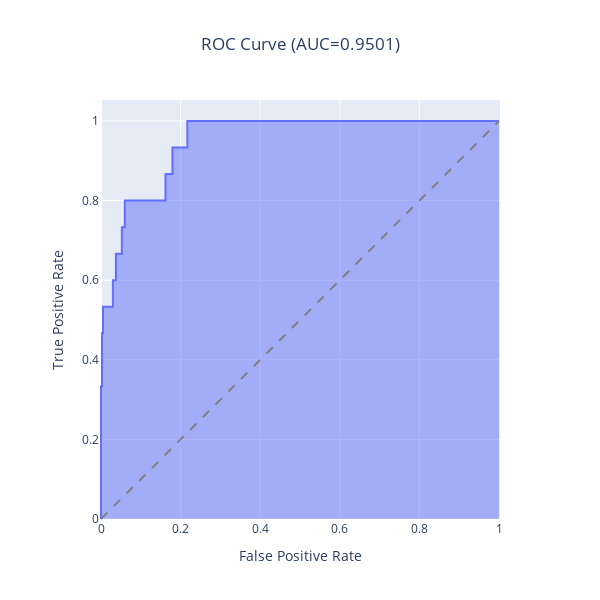

Here is the notebook cell this chart was saved with:
### Code cell
# CREATE ROC CURVE TO SELECT THRESHOLD p

from eppi_text_classification.predict import predict_scores
from eppi_text_classification.plotly_roc import plotly_roc

y_test_pred_probs = predict_scores(model, X_test)
# y_test_pred_probs = model.predict(X_test)
plotly_roc(y_test, y_test_pred_probs)

### Figure 1 — Plotly figure (JSON) as saved in the notebook; plotly's stock layout.template omitted (floating-point values rounded to 4 significant figures)
{"data": [{"customdata": [["inf"], ["15.18"], ["5.518"], ["4.859"], ["0.04137"], ["-0.1422"], ["-1.569"], ["-4.997"], ["-5.254"], ["-6.461"], ["-6.794"], ["-8.012"], ["-8.029"], ["-8.335"], ["-8.476"], ["-13.59"], ["-13.6"], ["-13.9"], ["-13.91"], ["-14.99"], ["-15.01"], ["-20.76"], ["-20.77"], ["-22.97"], ["-23.03"], ["-23.7"], ["-23.77"], ["-29.99"]], "fillpattern": {"shape": ""}, "hovertemplate": "False Positive Rate=%{x}<br>True Positive Rate=%{y}<br>Threshold=%{customdata[0]}<extra></extra>", "legendgroup": "", "line": {"color": "#636efa"}, "marker": {"symbol": "circle"}, "mode": "lines", "name": "", "orientation": "v", "showlegend": false, "stackgroup": "1", "type": "scatter", "x": [0, 0, 0, 0.002494, 0.002494, 0.004988, 0.004988, 0.02993, 0.02993, 0.03741, 0.03741, 0.05237, 0.05237, 0.05985, 0.05985, 0.1621, 0.1621, 0.1796, 0.1796, 0.217, 0.217, 0.6309, 0.6409, 0.7506, 0.7581, 0.803, 0.8329, 1], "xaxis": "x", "y": [0, 0.1333, 0.3333, 0.3333, 0.4667, 0.4667, 0.5333, 0.5333, 0.6, 0.6, 0.6667, 0.6667, 0.7333, 0.7333, 0.8, 0.8, 0.8667, 0.8667, 0.9333, 0.9333, 1, 1, 1, 1, 1, 1, 1, 1], "yaxis": "y"}], "layout": {"height": 600, "legend": {"tracegroupgap": 0}, "shapes": [{"line": {"color": "grey", "dash": "dash"}, "type": "line", "x0": 0, "x1": 1, "y0": 0, "y1": 1}], "title": {"text": "ROC Curve (AUC=0.9501)", "x": 0.5, "xanchor": "center"}, "width": 600, "xaxis": {"anchor": "y", "constrain": "domain", "domain": [0, 1], "title": {"text": "False Positive Rate"}}, "yaxis": {"anchor": "x", "domain": [0, 1], "scaleanchor": "x", "scaleratio": 1, "title": {"text": "True Positive Rate"}}}}
